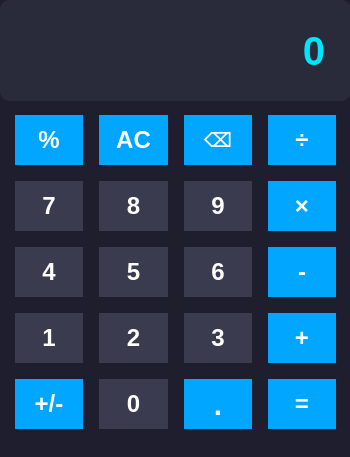
<?xml version="1.0" encoding="UTF-8"?>
<ui version="4.0">
 <class>MainWindow</class>
 <widget class="QMainWindow" name="MainWindow">
  <property name="geometry">
   <rect>
    <x>0</x>
    <y>0</y>
    <width>350</width>
    <height>457</height>
   </rect>
  </property>
  <property name="windowTitle">
   <string>Calculator</string>
  </property>
  <property name="styleSheet">
   <string notr="true">background-color: #1E1E2E;</string>
  </property>
  <widget class="QWidget" name="centralwidget">
   <widget class="QLabel" name="outputLabel">
    <property name="geometry">
     <rect>
      <x>0</x>
      <y>0</y>
      <width>351</width>
      <height>101</height>
     </rect>
    </property>
    <property name="styleSheet">
     <string notr="true">
    color: #00E5FF;  /* Neon Cyan */
    font-size: 40px;
    font-weight: bold;
    qproperty-alignment: 'AlignRight | AlignVCenter';
    padding: 15px;
    background-color: #292A3A; /* Dark Gray */
    border-radius: 10px;
    width: 320px;
    height: 70px;</string>
    </property>
    <property name="text">
     <string>0</string>
    </property>
    <property name="alignment">
     <set>Qt::AlignRight|Qt::AlignTrailing|Qt::AlignVCenter</set>
    </property>
    <property name="margin">
     <number>10</number>
    </property>
   </widget>
   <widget class="QWidget" name="gridLayoutWidget">
    <property name="geometry">
     <rect>
      <x>10</x>
      <y>110</y>
      <width>331</width>
      <height>326</height>
     </rect>
    </property>
    <property name="styleSheet">
     <string/>
    </property>
    <property name="locale">
     <locale language="Russian" country="Kyrgyzstan"/>
    </property>
    <layout class="QGridLayout" name="gridLayout">
     <property name="sizeConstraint">
      <enum>QLayout::SetDefaultConstraint</enum>
     </property>
     <item row="3" column="0">
      <widget class="QPushButton" name="oneButton">
       <property name="styleSheet">
        <string notr="true">font-size: 24px;
    font-weight: bold;
    border-radius: 70px;
padding:5px;
    width: 40px;
    height: 40px;
    margin: 5px;
background-color: #3A3B4F; /* Darker Blue */
    color: white;
</string>
       </property>
       <property name="locale">
        <locale language="Russian" country="Kyrgyzstan"/>
       </property>
       <property name="text">
        <string>1</string>
       </property>
      </widget>
     </item>
     <item row="4" column="3">
      <widget class="QPushButton" name="equalButton">
       <property name="styleSheet">
        <string notr="true">font-size: 24px;
    font-weight: bold;
    border-radius: 70px;
padding: 5px;
    width: 40px;
    height: 40px;
    margin: 5px;
background-color: #00A6FF; 
    color: white;</string>
       </property>
       <property name="locale">
        <locale language="Russian" country="Kyrgyzstan"/>
       </property>
       <property name="text">
        <string>=</string>
       </property>
      </widget>
     </item>
     <item row="3" column="2">
      <widget class="QPushButton" name="threeButton">
       <property name="styleSheet">
        <string notr="true">font-size: 24px;
    font-weight: bold;
    border-radius: 70px;
padding:5px;
    width: 40px;
    height: 40px;
    margin: 5px;
background-color: #3A3B4F; /* Darker Blue */
    color: white;
</string>
       </property>
       <property name="locale">
        <locale language="Russian" country="Kyrgyzstan"/>
       </property>
       <property name="text">
        <string>3</string>
       </property>
      </widget>
     </item>
     <item row="1" column="2">
      <widget class="QPushButton" name="nineButton">
       <property name="styleSheet">
        <string notr="true">font-size: 24px;
    font-weight: bold;
    border-radius: 70px;
padding:5px;
    width: 40px;
    height: 40px;
    margin: 5px;
background-color: #3A3B4F; /* Darker Blue */
    color: white;
</string>
       </property>
       <property name="locale">
        <locale language="Russian" country="Kyrgyzstan"/>
       </property>
       <property name="text">
        <string>9</string>
       </property>
      </widget>
     </item>
     <item row="2" column="3">
      <widget class="QPushButton" name="minusButton">
       <property name="styleSheet">
        <string notr="true">font-size: 24px;
    font-weight: bold;
    border-radius: 70px;
padding: 5px;
    width: 40px;
    height: 40px;
    margin: 5px;
background-color: #00A6FF; 
    color: white;</string>
       </property>
       <property name="locale">
        <locale language="Russian" country="Kyrgyzstan"/>
       </property>
       <property name="text">
        <string>-</string>
       </property>
      </widget>
     </item>
     <item row="4" column="0">
      <widget class="QPushButton" name="plusminusButton">
       <property name="styleSheet">
        <string notr="true">font-size: 24px;
    font-weight: bold;
    border-radius: 70px;
padding: 5px;
    width: 40px;
    height: 40px;
    margin: 5px;
background-color: #00A6FF; 
    color: white;
</string>
       </property>
       <property name="locale">
        <locale language="Russian" country="Kyrgyzstan"/>
       </property>
       <property name="text">
        <string>+/-</string>
       </property>
      </widget>
     </item>
     <item row="2" column="2">
      <widget class="QPushButton" name="sixButton">
       <property name="styleSheet">
        <string notr="true">font-size: 24px;
    font-weight: bold;
    border-radius: 70px;
padding:5px;
    width: 40px;
    height: 40px;
    margin: 5px;
background-color: #3A3B4F; /* Darker Blue */
    color: white;
</string>
       </property>
       <property name="locale">
        <locale language="Russian" country="Kyrgyzstan"/>
       </property>
       <property name="text">
        <string>6</string>
       </property>
      </widget>
     </item>
     <item row="4" column="1">
      <widget class="QPushButton" name="zeroButton">
       <property name="styleSheet">
        <string notr="true">font-size: 24px;
    font-weight: bold;
    border-radius: 70px;
padding:5px;
    width: 40px;
    height: 40px;
    margin: 5px;
background-color: #3A3B4F; /* Darker Blue */
    color: white;</string>
       </property>
       <property name="locale">
        <locale language="Russian" country="Kyrgyzstan"/>
       </property>
       <property name="text">
        <string>0</string>
       </property>
      </widget>
     </item>
     <item row="3" column="3">
      <widget class="QPushButton" name="plusButton">
       <property name="styleSheet">
        <string notr="true">font-size: 24px;
    font-weight: bold;
    border-radius: 70px;
padding: 5px;
    width: 40px;
    height: 40px;
    margin: 5px;
background-color: #00A6FF; 
    color: white;</string>
       </property>
       <property name="locale">
        <locale language="Russian" country="Kyrgyzstan"/>
       </property>
       <property name="text">
        <string>+</string>
       </property>
      </widget>
     </item>
     <item row="2" column="0">
      <widget class="QPushButton" name="fourButton">
       <property name="styleSheet">
        <string notr="true">font-size: 24px;
    font-weight: bold;
    border-radius: 70px;
padding:5px;
    width: 40px;
    height: 40px;
    margin: 5px;
background-color: #3A3B4F; /* Darker Blue */
    color: white;
</string>
       </property>
       <property name="locale">
        <locale language="Russian" country="Kyrgyzstan"/>
       </property>
       <property name="text">
        <string>4</string>
       </property>
      </widget>
     </item>
     <item row="2" column="1">
      <widget class="QPushButton" name="fiveButton">
       <property name="styleSheet">
        <string notr="true">font-size: 24px;
    font-weight: bold;
    border-radius: 70px;
padding:5px;
    width: 40px;
    height: 40px;
    margin: 5px;
background-color: #3A3B4F; /* Darker Blue */
    color: white;
</string>
       </property>
       <property name="locale">
        <locale language="Russian" country="Kyrgyzstan"/>
       </property>
       <property name="text">
        <string>5</string>
       </property>
      </widget>
     </item>
     <item row="1" column="3">
      <widget class="QPushButton" name="multiplyButton">
       <property name="styleSheet">
        <string notr="true">font-size: 24px;
    font-weight: bold;
    border-radius: 70px;
padding: 5px;
    width: 40px;
    height: 40px;
    margin: 5px;
background-color: #00A6FF; 
    color: white;</string>
       </property>
       <property name="locale">
        <locale language="Russian" country="Kyrgyzstan"/>
       </property>
       <property name="text">
        <string>×</string>
       </property>
      </widget>
     </item>
     <item row="1" column="1">
      <widget class="QPushButton" name="eightButton">
       <property name="styleSheet">
        <string notr="true">font-size: 24px;
    font-weight: bold;
    border-radius: 70px;
padding:5px;
    width: 40px;
    height: 40px;
    margin: 5px;
background-color: #3A3B4F; /* Darker Blue */
    color: white;
</string>
       </property>
       <property name="locale">
        <locale language="Russian" country="Kyrgyzstan"/>
       </property>
       <property name="text">
        <string>8</string>
       </property>
      </widget>
     </item>
     <item row="1" column="0">
      <widget class="QPushButton" name="sevenButton">
       <property name="styleSheet">
        <string notr="true">font-size: 24px;
    font-weight: bold;
    border-radius: 70px;
padding:5px;
    width: 40px;
    height: 40px;
    margin: 5px;
background-color: #3A3B4F; /* Darker Blue */
    color: white;
</string>
       </property>
       <property name="locale">
        <locale language="Russian" country="Kyrgyzstan"/>
       </property>
       <property name="text">
        <string>7</string>
       </property>
      </widget>
     </item>
     <item row="4" column="2">
      <widget class="QPushButton" name="decimalButton">
       <property name="styleSheet">
        <string notr="true">font-size: 30px;
    font-weight: bold;
    border-radius: 70px;
padding: 5px;
    width: 40px;
    height: 40px;
    margin: 5px;
background-color: #00A6FF; 
    color: white;</string>
       </property>
       <property name="locale">
        <locale language="Russian" country="Kyrgyzstan"/>
       </property>
       <property name="text">
        <string>.</string>
       </property>
      </widget>
     </item>
     <item row="3" column="1">
      <widget class="QPushButton" name="twoButton">
       <property name="styleSheet">
        <string notr="true">font-size: 24px;
    font-weight: bold;
    border-radius: 70px;
padding:5px;
    width: 40px;
    height: 40px;
    margin: 5px;
background-color: #3A3B4F; /* Darker Blue */
    color: white;
</string>
       </property>
       <property name="locale">
        <locale language="Russian" country="Kyrgyzstan"/>
       </property>
       <property name="text">
        <string>2</string>
       </property>
      </widget>
     </item>
     <item row="0" column="1">
      <widget class="QPushButton" name="clearButton">
       <property name="styleSheet">
        <string notr="true">font-size: 24px;
    font-weight: bold;
    border-radius: 70px;
padding: 5px;
    width: 40px;
    height: 40px;
    margin: 5px;
background-color: #00A6FF; 
    color: white;</string>
       </property>
       <property name="text">
        <string>AC</string>
       </property>
      </widget>
     </item>
     <item row="0" column="0">
      <widget class="QPushButton" name="percentButton">
       <property name="styleSheet">
        <string notr="true">font-size: 24px;
    font-weight: bold;
    border-radius: 70px;
padding: 5px;
    width: 40px;
    height: 40px;
    margin: 5px;
background-color: #00A6FF; 
    color: white;</string>
       </property>
       <property name="text">
        <string>%</string>
       </property>
      </widget>
     </item>
     <item row="0" column="2">
      <widget class="QPushButton" name="delButton">
       <property name="styleSheet">
        <string notr="true">font-size: 20px;
    font-weight: bold;
    border-radius: 70px;
padding: 5px;
    width: 40px;
    height: 40px;
    margin: 5px;
background-color: #00A6FF; 
    color: white;</string>
       </property>
       <property name="text">
        <string>⌫</string>
       </property>
      </widget>
     </item>
     <item row="0" column="3">
      <widget class="QPushButton" name="divideButton">
       <property name="styleSheet">
        <string notr="true">font-size: 24px;
    font-weight: bold;
    border-radius: 70px;
padding: 5px;
    width: 40px;
    height: 40px;
    margin: 5px;
background-color: #00A6FF; 
    color: white;</string>
       </property>
       <property name="text">
        <string>÷</string>
       </property>
      </widget>
     </item>
    </layout>
   </widget>
  </widget>
  <widget class="QMenuBar" name="menubar">
   <property name="geometry">
    <rect>
     <x>0</x>
     <y>0</y>
     <width>350</width>
     <height>22</height>
    </rect>
   </property>
  </widget>
  <widget class="QStatusBar" name="statusbar"/>
 </widget>
 <resources/>
 <connections/>
</ui>
